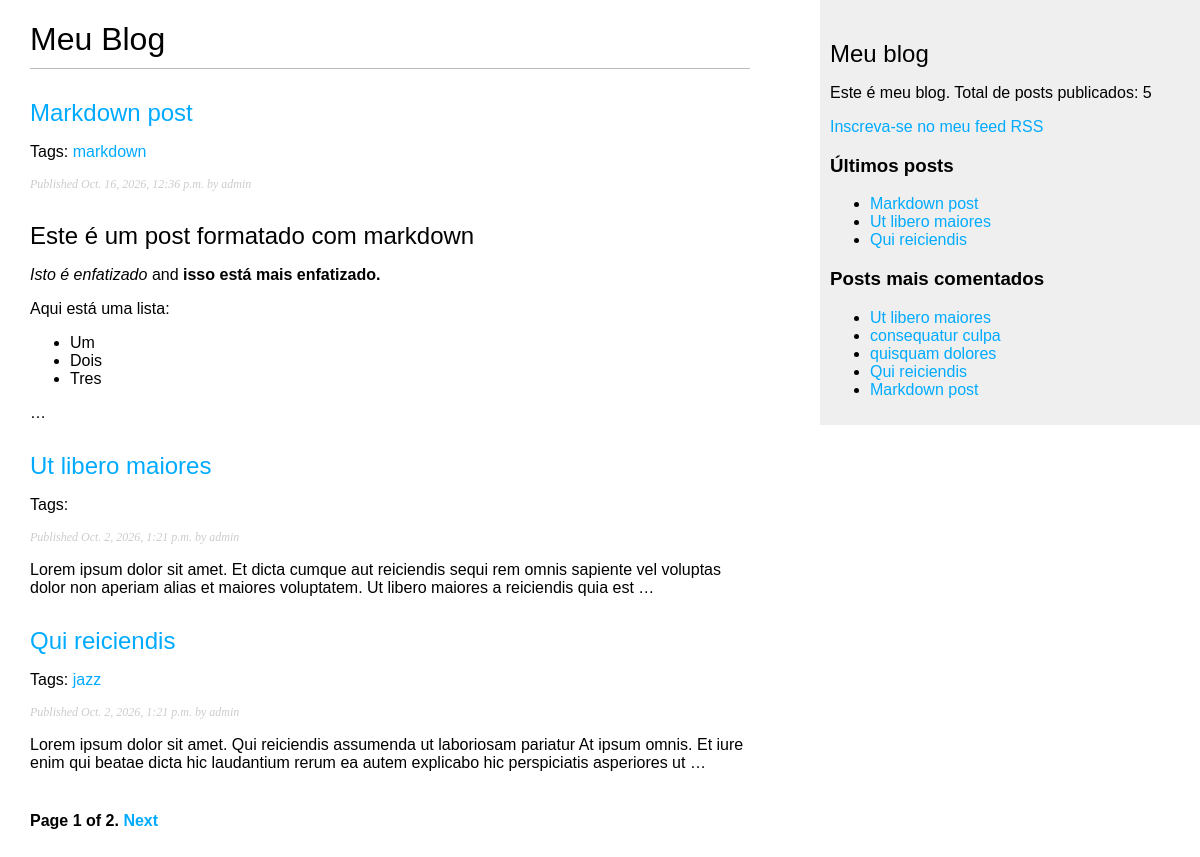
Screenshot of /blog/ with the database file from the repository.
### blog/models.py (models this page shows, shortened)
class Post(models.Model):
    class Status(models.TextChoices):
        DRAFT = 'DF', 'Draft'
        PUBLISHED = 'PB', 'Published'
    tags = TaggableManager()
    title = models.CharField(max_length=250)
    slug = models.SlugField(
        max_length=250,
        unique_for_date='publish'
        )
    author = models.ForeignKey(
        settings.AUTH_USER_MODEL,
        on_delete=models.CASCADE,
        related_name='blog_posts'
    )
    body = models.TextField()
    publish = models.DateTimeField(default=timezone.now)
    created = models.DateTimeField(auto_now_add=True)
    updated = models.DateTimeField(auto_now=True)
    status = models.CharField(
        max_length=2,
        choices=Status,
        default=Status.DRAFT
    )
    objects = models.Manager() # O gerente padrão.
    published = PublishedManeger() # Nosso gerente personalizado.
    class Meta:
        ordering = ['-publish']
        indexes = [
            models.Index(fields=['-publish']),
        ]
    def get_absolute_url(self):
        return reverse(
            'blog:post_detail',
            args=[
                self.publish.year,
                self.publish.month,
                self.publish.day,
                self.slug
            ]
        )

### blog/views.py (the view)
# urls.py: path('', views.post_list, name='post_list'),
def post_list(request, tag_slug=None):
    post_list = Post.published.all()
    tag = None
    if tag_slug:
        tag = get_object_or_404(Tag, slug=tag_slug)
        post_list = post_list.filter(tags__in=[tag])
    paginator = Paginator(post_list, 3)
    page_number = request.GET.get('page', 1)
    try:
        posts = paginator.page(page_number)
    except PageNotAnInteger:
        posts = paginator.page(1)
    except EmptyPage:
        posts = paginator.page(paginator.num_pages)
    return render(
        request,
        'blog/post/list.html',
        {
            'posts':posts,
            'tag': tag,
         }
    )

### blog/models.py (called while the page is built)
    def get_queryset(self):
        return (
            super().get_queryset().filter(status=Post.Status.PUBLISHED)
        )

### blog/templatetags/blog_tags.py (called while the page is built)
@register.simple_tag
def total_posts():
    return Post.published.count()

@register.inclusion_tag('blog/post/latest_posts.html')
def show_latest_posts(count=5):
    latest_posts = Post.published.order_by('-publish')[:count]
    return {'latest_posts': latest_posts}

@register.simple_tag
def get_most_commented_posts(count=5):
    return Post.published.annotate(
        total_comments=Count('comments')
    ).order_by('-total_comments')[:count]

@register.filter(name='markdown')
def markdown_format(text):
    return mark_safe(markdown.markdown(text))

### blog/templates/blog/post/list.html (shortened to what this page needs)
{% extends "blog/base.html" %}
{% load blog_tags %}
{% block content %}
    <h1>Meu Blog</h1>
    {% for post in posts %}
        <h2>
            <a href="{{ post.get_absolute_url }}">
                {{ post.title }}
            </a>
        </h2>
        <p class="tags">
            Tags:
            {% for tag in post.tags.all %}
                <a href="{% url 'blog:post_list_by_tag' tag.slug %}">
                    {{ tag.name }}
                </a>{% if not forloop.last %}, {% endif %}
            {% endfor %}
        </p>
        <p class="date">
            Published {{ post.publish }} by {{ post.author }}
        </p>
        {{ post.body|markdown|truncatewords_html:30 }}
    {% endfor %}
    {% include "pagination.html" with page=posts %}
{% endblock %}

### blog/templates/blog/base.html (shortened to what this page needs)
{% load blog_tags %}
{% load static %}
<!DOCTYPE html>
<html>
<head>
    <link href="{% static 'blog.css' %}" rel="stylesheet">
</head>
<body>
    <div id="content">
        {% block content %}
        {% endblock %}
    </div>
    <div id="sidebar">
        <h2>Meu blog</h2>
        <p>
            Este é meu blog.
            Total de posts publicados: {% total_posts %}
        </p>
        <p>
            <a href="{% url 'blog:post_feed' %}">
                Inscreva-se no meu feed RSS
            </a>
        </p>
        <h3>Últimos posts</h3>
        {% show_latest_posts 3 %}
        <h3>Posts mais comentados</h3>
        {% get_most_commented_posts as most_commented_posts %}
        <ul>
            {% for post in most_commented_posts %}
            <li>
                <a href="{{ post.get_absolute_url }}">{{ post.title }}</a>
            </li>
            {% endfor %}
        </ul>
    </div>
</body>
</html>

### blog/templates/pagination.html (shortened to what this page needs)
<div class="pagination">
    <span class="step-links">
        <span class="current">
            Page {{ page.number }} of {{ page.paginator.num_pages }}.
        </span>
        {% if page.has_next %}
            <a href="?page={{ page.next_page_number }}">Next</a>
        {% endif %}
    </span>
</div>

### blog/templates/blog/post/latest_posts.html
<ul>
    {% for post in latest_posts %}
    <li>
        <a href="{{ post.get_absolute_url }}">{{ post.title }}</a>
    </li>
    {% endfor %}
</ul>

### blog/static/blog.css (style rules this page uses)
body { margin:0; padding:0; font-family:helvetica, sans-serif; }
a { color:#00abff; text-decoration:none; }
h1 { font-weight:normal; border-bottom:1px solid #bbb; padding:0 0 10px 0; }
h2 { font-weight:normal; margin:30px 0 0; }
#content { float:left; width:60%; padding:0 0 0 30px; }
#sidebar { float:right; width:30%; padding:10px; background:#efefef; height:100%; }
p.date { color:#ccc; font-family: georgia, serif; font-size: 12px; font-style: italic; }
.pagination { margin:40px 0; font-weight:bold; }

### rows the page displays
Post: title "Markdown post", publish "Oct. 16, 2026, 12:36 p.m.", author "admin", body "Este é um post formatado com markdown Isto é enfatizado and isso está mais enfatizado. Aqui está uma lista: Um Dois Tres …"
Tag: name "markdown"
Post: title "Ut libero maiores", publish "Oct. 2, 2026, 1:21 p.m.", author "admin", body "Lorem ipsum dolor sit amet. Et dicta cumque aut reiciendis sequi rem omnis sapiente vel voluptas dolor non aperiam alias et maiores voluptatem. Ut libero maiores a reiciendis quia est …"
Post: title "Qui reiciendis", publish "Oct. 2, 2026, 1:21 p.m.", author "admin", body "Lorem ipsum dolor sit amet. Qui reiciendis assumenda ut laboriosam pariatur At ipsum omnis. Et iure enim qui beatae dicta hic laudantium rerum ea autem explicabo hic perspiciatis asperiores ut …"
Tag: name "jazz"
Post: title "consequatur culpa"
Post: title "quisquam dolores"

### other values shown
{{ page.number }} "1"
{{ page.paginator.num_pages }} "2"
